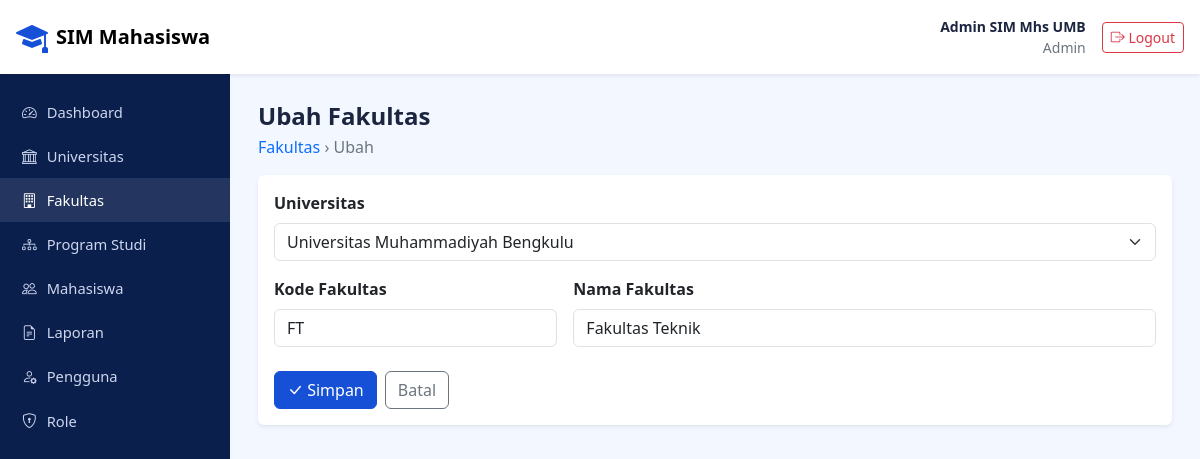
Page /pages/fakultas_edit.php?id=1 (signed in) on the committed database.
### tables this page shows
CREATE TABLE `fakultas` (
  `id_fakultas` bigint unsigned NOT NULL AUTO_INCREMENT,
  `id_universitas` bigint unsigned NOT NULL,
  `kode_fakultas` varchar(20) NOT NULL,
  `nama_fakultas` varchar(200) NOT NULL,
  `created_at` timestamp NOT NULL DEFAULT CURRENT_TIMESTAMP,
  `updated_at` timestamp NOT NULL DEFAULT CURRENT_TIMESTAMP ON UPDATE CURRENT_TIMESTAMP,
  PRIMARY KEY (`id_fakultas`),
  UNIQUE KEY `uk_fakultas_univ_kode` (`id_universitas`,`kode_fakultas`),
  CONSTRAINT `fk_fakultas_universitas` FOREIGN KEY (`id_universitas`) REFERENCES `universitas` (`id_universitas`) ON UPDATE CASCADE
);

CREATE TABLE `universitas` (
  `id_universitas` bigint unsigned NOT NULL AUTO_INCREMENT,
  `kode_universitas` varchar(20) NOT NULL,
  `nama_universitas` varchar(200) NOT NULL,
  `slogan` varchar(255) DEFAULT NULL,
  `alamat` text,
  `kota` varchar(100) DEFAULT NULL,
  `provinsi` varchar(100) DEFAULT NULL,
  `kode_pos` varchar(10) DEFAULT NULL,
  `website` varchar(255) DEFAULT NULL,
  `email` varchar(150) DEFAULT NULL,
  `telepon` varchar(50) DEFAULT NULL,
  `created_at` timestamp NOT NULL DEFAULT CURRENT_TIMESTAMP,
  `updated_at` timestamp NOT NULL DEFAULT CURRENT_TIMESTAMP ON UPDATE CURRENT_TIMESTAMP,
  PRIMARY KEY (`id_universitas`),
  UNIQUE KEY `kode_universitas` (`kode_universitas`)
);

### includes/helper.php (called while the page is built, shortened)
<?php
function e($t) {
    return htmlspecialchars((string)$t, ENT_QUOTES, 'UTF-8');
}

### includes/fakultas_form.php (the view, shortened to what this page needs)
<form method="post" autocomplete="off">
  <div class="mb-3">
    <label class="form-label fw-semibold">Universitas</label>
    <select name="id_universitas" class="form-select" required>
      <?php foreach ($listUniv as $u): ?>
        <option value="<?= (int)$u['id_universitas'] ?>"
          <?= (int)$d['id_universitas'] === (int)$u['id_universitas'] ? 'selected' : '' ?>>
          <?= e($u['nama_universitas']) ?>
        </option>
      <?php endforeach; ?>
    </select>
  </div>
  <div class="row g-3">
    <div class="col-md-4">
      <label class="form-label fw-semibold">Kode Fakultas</label>
      <input type="text" name="kode_fakultas" class="form-control" maxlength="20" required
             value="<?= e($d['kode_fakultas']) ?>" placeholder="contoh: FT">
    </div>
    <div class="col-md-8">
      <label class="form-label fw-semibold">Nama Fakultas</label>
      <input type="text" name="nama_fakultas" class="form-control" maxlength="200" required
             value="<?= e($d['nama_fakultas']) ?>">
    </div>
  </div>
  <div class="d-flex gap-2 mt-4">
    <button type="submit" class="btn btn-primary"><i class="bi bi-check-lg"></i> Simpan</button>
    <a href="fakultas.php" class="btn btn-outline-secondary">Batal</a>
  </div>
</form>

### assets/css/style.css (style rules this page uses)
:root { --biru: #1550d6; --biru-tua: #0b1f4d; --soft: #f3f7ff; }
body { font-family: "Segoe UI", system-ui, sans-serif; color: #1c2540; }
.bg-soft { background: var(--soft); }
.btn-primary { background: var(--biru); border-color: var(--biru); }

### rows in the picture
fakultas: id_universitas "Universitas Muhammadiyah Bengkulu", kode_fakultas "FT", nama_fakultas "Fakultas Teknik"

### other values in the picture
$_SESSION['nama_lengkap'] "Admin SIM Mhs UMB"
$_SESSION['nama_role'] "Admin"
$label "Dashboard"
$label "Universitas"
$label "Fakultas"
$label "Program Studi"
$label "Mahasiswa"
$label "Laporan"
$label "Pengguna"
$label "Role"
